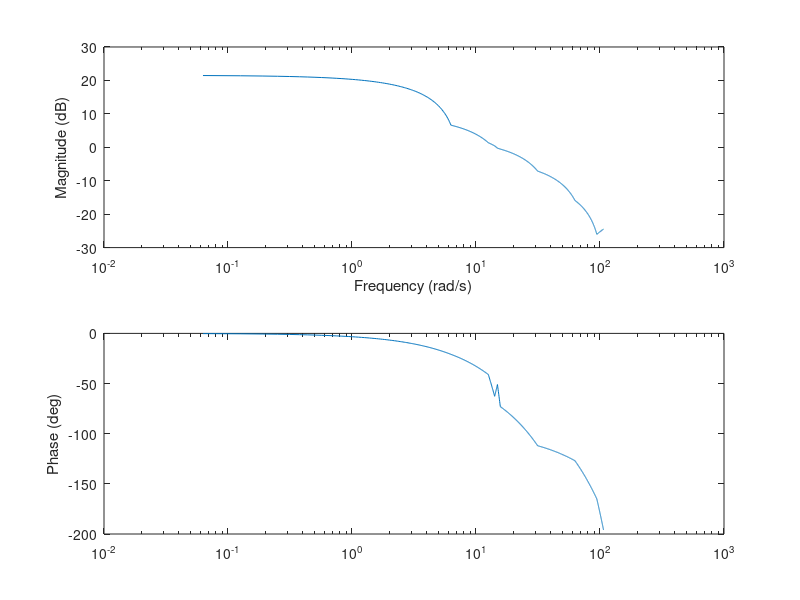

MATLAB code to generate this figure: (Note: this script raises an error after producing the figure.)
clear all
close all
clc

inputHigh = 255;
inputLow = 0;
outputHigh = 1560;
outputLow = 1543;
Mag = (outputHigh-outputLow)/(inputHigh-inputLow);

inputPeak = 942;
outputPeak = 945.7;
period = 948.8-942;
phase = (360*(outputPeak-inputPeak))/period;



%
w = [0 1 2 2.25 2.37 2.5 5 10 15 17];
W = 0:0.01:50;
h = [11.93 2.14 1.17 1.05 0.97 0.94 0.44 0.16 0.05 0.06];
H = interp1(w,h,W);
ah = [0 20.9 41 62.7 51 73 112 127 165 196].*-1;
aH = interp1(w,ah,W);
Hdeb = zeros(1,length(H));
for i = 1:length(H)
    Hdeb(i) = 20*log10(H(i));
end

subplot(2,1,1)
semilogx(W.*2*pi,Hdeb)
xlabel('Frequency (rad/s)')
ylabel('Magnitude (dB)')
subplot(2,1,2)
semilogx(W.*2*pi,aH)
ylabel('Phase (deg)')

close all
k = 11.93; % DC gain
zeta = 8.2618; % Damping ratio
wn = 3.6*2*pi; % Natural Frequency
Gain = 55;
sys_ol = tf(k*wn^2,[1 2*zeta*wn wn^2]);
lead = tf([1 375],[1 800]);
sys_lead = lead*sys_ol;
num = sys_lead.Numerator{1};
num = num.*Gain;
den = sys_lead.Denominator{1};
den(4) = den(4) + num(4);
den(3) = den(3) + num(3);
sys_cl = tf(num,den);
figure(2)
margin(sys_ol)
hold on
margin(c2d(sys_cl,0.001))